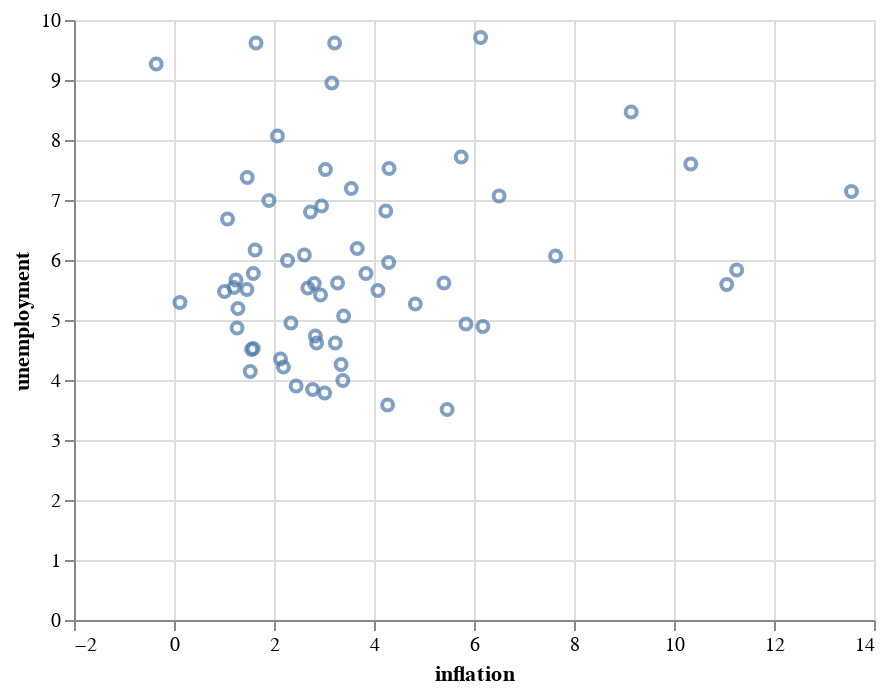

The notebook cell this image was saved under:
### Code cell
ch.mark_point().encode(x='inflation', y='unemployment')

### Figure 1 — Vega-Lite specification as saved in the notebook (floating-point values rounded to 4 significant figures)
{"config": {"view": {"continuousWidth": 400, "continuousHeight": 300}}, "data": {"name": "data-d27aa328caba87d805c940db2ea256c1"}, "mark": "point", "encoding": {"x": {"type": "quantitative", "field": "inflation"}, "y": {"type": "quantitative", "field": "unemployment"}}, "$schema": "https://vega.github.io/schema/vega-lite/v4.0.2.json", "datasets": {"data-d27aa328caba87d805c940db2ea256c1": [{"unemployment": 4.142, "growth": 0.05611, "inflation": 1.525, "gdp": 449.4, "period": "1956-01-01T00:00:00"}, {"unemployment": 4.258, "growth": 0.05494, "inflation": 3.342, "gdp": 474.0, "period": "1957-01-01T00:00:00"}, {"unemployment": 6.8, "growth": 0.01517, "inflation": 2.729, "gdp": 481.2, "period": "1958-01-01T00:00:00"}, {"unemployment": 5.475, "growth": 0.08401, "inflation": 1.011, "gdp": 521.7, "period": "1959-01-01T00:00:00"}, {"unemployment": 5.508, "growth": 0.03974, "inflation": 1.458, "gdp": 542.4, "period": "1960-01-01T00:00:00"}, {"unemployment": 6.683, "growth": 0.03656, "inflation": 1.071, "gdp": 562.2, "period": "1961-01-01T00:00:00"}, {"unemployment": 5.542, "growth": 0.07419, "inflation": 1.199, "gdp": 603.9, "period": "1962-01-01T00:00:00"}, {"unemployment": 5.667, "growth": 0.05552, "inflation": 1.24, "gdp": 637.5, "period": "1963-01-01T00:00:00"}, {"unemployment": 5.192, "growth": 0.07375, "inflation": 1.279, "gdp": 684.5, "period": "1964-01-01T00:00:00"}, {"unemployment": 4.525, "growth": 0.08449, "inflation": 1.585, "gdp": 742.3, "period": "1965-01-01T00:00:00"}, {"unemployment": 3.783, "growth": 0.09582, "inflation": 3.015, "gdp": 813.4, "period": "1966-01-01T00:00:00"}, {"unemployment": 3.842, "growth": 0.05722, "inflation": 2.773, "gdp": 860.0, "period": "1967-01-01T00:00:00"}, {"unemployment": 3.583, "growth": 0.09383, "inflation": 4.272, "gdp": 940.6, "period": "1968-01-01T00:00:00"}, {"unemployment": 3.508, "growth": 0.08183, "inflation": 5.462, "gdp": 1018.0, "period": "1969-01-01T00:00:00"}, {"unemployment": 4.933, "growth": 0.05473, "inflation": 5.838, "gdp": 1073.0, "period": "1970-01-01T00:00:00"}, {"unemployment": 5.958, "growth": 0.08529, "inflation": 4.293, "gdp": 1165.0, "period": "1971-01-01T00:00:00"}, {"unemployment": 5.617, "growth": 0.09809, "inflation": 3.272, "gdp": 1279.0, "period": "1972-01-01T00:00:00"}, {"unemployment": 4.892, "growth": 0.1143, "inflation": 6.178, "gdp": 1425.0, "period": "1973-01-01T00:00:00"}, {"unemployment": 5.592, "growth": 0.08409, "inflation": 11.05, "gdp": 1545.0, "period": "1974-01-01T00:00:00"}, {"unemployment": 8.467, "growth": 0.09038, "inflation": 9.143, "gdp": 1685.0, "period": "1975-01-01T00:00:00"}, {"unemployment": 7.717, "growth": 0.1119, "inflation": 5.745, "gdp": 1873.0, "period": "1976-01-01T00:00:00"}, {"unemployment": 7.067, "growth": 0.1112, "inflation": 6.502, "gdp": 2082.0, "period": "1977-01-01T00:00:00"}, {"unemployment": 6.067, "growth": 0.1296, "inflation": 7.631, "gdp": 2352.0, "period": "1978-01-01T00:00:00"}, {"unemployment": 5.833, "growth": 0.1173, "inflation": 11.25, "gdp": 2627.0, "period": "1979-01-01T00:00:00"}, {"unemployment": 7.142, "growth": 0.08753, "inflation": 13.55, "gdp": 2857.0, "period": "1980-01-01T00:00:00"}, {"unemployment": 7.6, "growth": 0.1224, "inflation": 10.33, "gdp": 3207.0, "period": "1981-01-01T00:00:00"}, {"unemployment": 9.708, "growth": 0.04264, "inflation": 6.131, "gdp": 3344.0, "period": "1982-01-01T00:00:00"}, {"unemployment": 9.617, "growth": 0.0868, "inflation": 3.212, "gdp": 3634.0, "period": "1983-01-01T00:00:00"}, {"unemployment": 7.525, "growth": 0.1111, "inflation": 4.301, "gdp": 4038.0, "period": "1984-01-01T00:00:00"}, {"unemployment": 7.192, "growth": 0.07464, "inflation": 3.546, "gdp": 4339.0, "period": "1985-01-01T00:00:00"}, {"unemployment": 6.992, "growth": 0.05546, "inflation": 1.898, "gdp": 4580.0, "period": "1986-01-01T00:00:00"}, {"unemployment": 6.192, "growth": 0.06018, "inflation": 3.665, "gdp": 4855.0, "period": "1987-01-01T00:00:00"}, {"unemployment": 5.492, "growth": 0.07852, "inflation": 4.078, "gdp": 5236.0, "period": "1988-01-01T00:00:00"}, {"unemployment": 5.267, "growth": 0.07737, "inflation": 4.827, "gdp": 5642.0, "period": "1989-01-01T00:00:00"}, {"unemployment": 5.617, "growth": 0.057, "inflation": 5.398, "gdp": 5963.0, "period": "1990-01-01T00:00:00"}, {"unemployment": 6.817, "growth": 0.0327, "inflation": 4.235, "gdp": 6158.0, "period": "1991-01-01T00:00:00"}, {"unemployment": 7.508, "growth": 0.05882, "inflation": 3.029, "gdp": 6520.0, "period": "1992-01-01T00:00:00"}, {"unemployment": 6.9, "growth": 0.05187, "inflation": 2.952, "gdp": 6859.0, "period": "1993-01-01T00:00:00"}, {"unemployment": 6.083, "growth": 0.0625, "inflation": 2.607, "gdp": 7287.0, "period": "1994-01-01T00:00:00"}, {"unemployment": 5.608, "growth": 0.04837, "inflation": 2.805, "gdp": 7640.0, "period": "1995-01-01T00:00:00"}, {"unemployment": 5.417, "growth": 0.05673, "inflation": 2.931, "gdp": 8073.0, "period": "1996-01-01T00:00:00"}, {"unemployment": 4.95, "growth": 0.06248, "inflation": 2.338, "gdp": 8578.0, "period": "1997-01-01T00:00:00"}, {"unemployment": 4.508, "growth": 0.05657, "inflation": 1.552, "gdp": 9063.0, "period": "1998-01-01T00:00:00"}, {"unemployment": 4.217, "growth": 0.06266, "inflation": 2.188, "gdp": 9631.0, "period": "1999-01-01T00:00:00"}, {"unemployment": 3.992, "growth": 0.06455, "inflation": 3.377, "gdp": 10250.0, "period": "2000-01-01T00:00:00"}, {"unemployment": 4.733, "growth": 0.03214, "inflation": 2.826, "gdp": 10580.0, "period": "2001-01-01T00:00:00"}, {"unemployment": 5.775, "growth": 0.03351, "inflation": 1.586, "gdp": 10940.0, "period": "2002-01-01T00:00:00"}, {"unemployment": 5.992, "growth": 0.04771, "inflation": 2.27, "gdp": 11460.0, "period": "2003-01-01T00:00:00"}, {"unemployment": 5.533, "growth": 0.06593, "inflation": 2.677, "gdp": 12210.0, "period": "2004-01-01T00:00:00"}, {"unemployment": 5.067, "growth": 0.06738, "inflation": 3.393, "gdp": 13040.0, "period": "2005-01-01T00:00:00"}, {"unemployment": 4.617, "growth": 0.05968, "inflation": 3.226, "gdp": 13810.0, "period": "2006-01-01T00:00:00"}, {"unemployment": 4.617, "growth": 0.04613, "inflation": 2.853, "gdp": 14450.0, "period": "2007-01-01T00:00:00"}, {"unemployment": 5.775, "growth": 0.01806, "inflation": 3.839, "gdp": 14710.0, "period": "2008-01-01T00:00:00"}, {"unemployment": 9.267, "growth": -0.01794, "inflation": -0.3555, "gdp": 14450.0, "period": "2009-01-01T00:00:00"}, {"unemployment": 9.617, "growth": 0.03759, "inflation": 1.64, "gdp": 14990.0, "period": "2010-01-01T00:00:00"}, {"unemployment": 8.95, "growth": 0.03672, "inflation": 3.157, "gdp": 15540.0, "period": "2011-01-01T00:00:00"}, {"unemployment": 8.067, "growth": 0.04211, "inflation": 2.069, "gdp": 16200.0, "period": "2012-01-01T00:00:00"}, {"unemployment": 7.375, "growth": 0.03629, "inflation": 1.465, "gdp": 16780.0, "period": "2013-01-01T00:00:00"}, {"unemployment": 6.167, "growth": 0.04423, "inflation": 1.622, "gdp": 17530.0, "period": "2014-01-01T00:00:00"}, {"unemployment": 5.292, "growth": 0.0398, "inflation": 0.1186, "gdp": 18220.0, "period": "2015-01-01T00:00:00"}, {"unemployment": 4.867, "growth": 0.0269, "inflation": 1.262, "gdp": 18720.0, "period": "2016-01-01T00:00:00"}, {"unemployment": 4.35, "growth": 0.04298, "inflation": 2.13, "gdp": 19520.0, "period": "2017-01-01T00:00:00"}, {"unemployment": 3.9, "growth": 0.05435, "inflation": 2.443, "gdp": 20580.0, "period": "2018-01-01T00:00:00"}]}}
